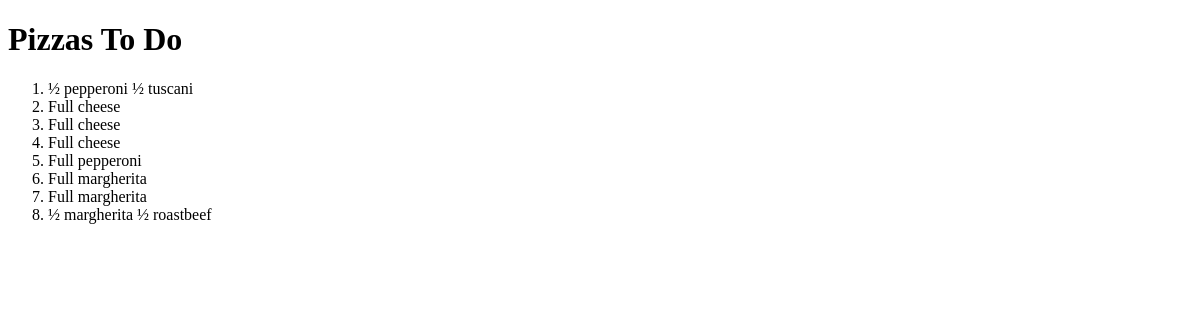
Before: /ord/pizzas with the older database file.
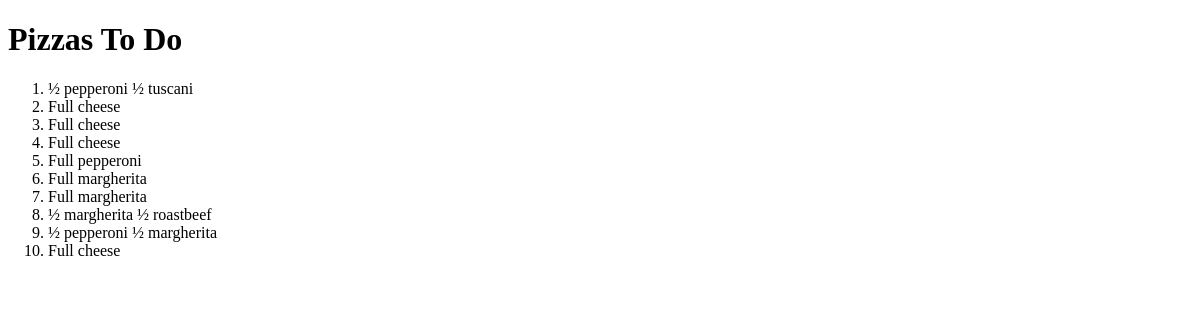
After: the same page with the newer database file.
### pizzaria/orders/models.py (models this page shows)
class Pizza(models.Model):
    order = models.ForeignKey(Order)
    flavor1 = models.CharField(u'flavor', max_length=32, choices=FLAVORS)
    flavor2 = models.CharField(u'flavor 2', max_length=32, choices=FLAVORS, blank=True)
    notes = models.TextField(blank=True)
    def __unicode__(self):
        f = u'Full %s' % self.flavor1
        if self.flavor2:
            f = u'½ %s ½ %s' % (self.flavor1, self.flavor2)
        return f

### orders/templates/orders/pizza_list.html (shortened to what this page needs)
<!DOCTYPE html>
    <head>
    </head>
    <body>
        <h1>Pizzas To Do</h1>
        <ol>
            {% for pizza in list_pizzas %}
                <li>{{pizza}}</li>
            {% endfor %}
        </ol>

Changed rows visible on the page:
added Pizza: flavor1+flavor2 "½ pepperoni ½ margherita"
added Pizza: flavor1+flavor2 "Full cheese"
